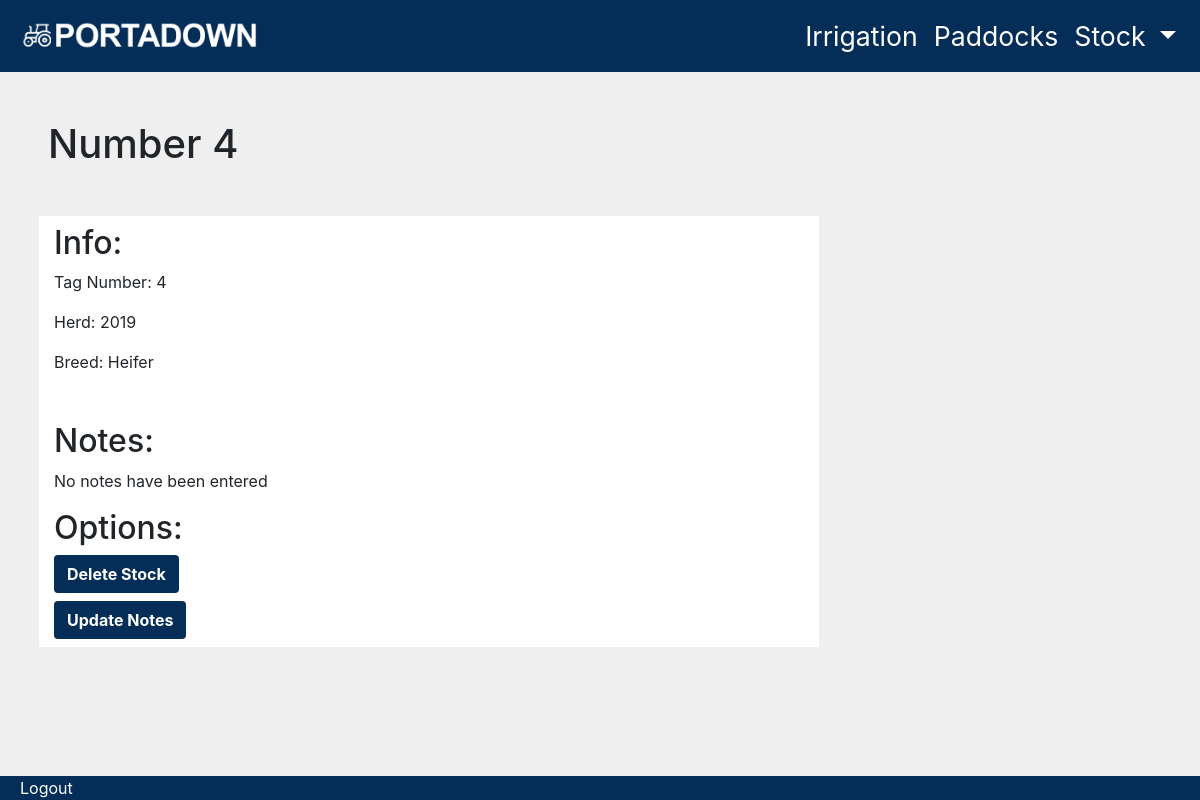
The page /portadown/managestock.php?stockID=8 (signed in) on the database its author committed.
### tables this page shows
CREATE TABLE `stock` (
  `stockID` int(5) NOT NULL,
  `tag_number` int(3) NOT NULL,
  `herdID` int(5) NOT NULL,
  `breedID` int(5) NOT NULL,
  `notes` varchar(500) NOT NULL COMMENT 'This allows the user to make notes on the individual cattle '
);

CREATE TABLE `herd` (
  `herdID` int(5) NOT NULL,
  `herd_year` char(4) NOT NULL
);

CREATE TABLE `breed` (
  `breedID` int(5) NOT NULL,
  `breed_name` varchar(25) NOT NULL
);

### portadown/managestock.php (the view, shortened to what this page needs)
<?php
include("dbconnect.php");
if (!isset($_GET['stockID'])) {
  header("Location: stock.php?error=error");
} else {
  $stockID = $_GET['stockID'];
}
$stockinfo_sql = "SELECT * FROM stock JOIN breed ON stock.breedID=breed.breedID JOIN herd ON stock.herdID=herd.herdID WHERE stockID = $stockID";
$stockinfo_qry = mysqli_query($dbconnect, $stockinfo_sql);
$stockinfo_aa = mysqli_fetch_assoc($stockinfo_qry);
$breed = $stockinfo_aa['breed_name'];
$herd = $stockinfo_aa['herd_year'];
$tag_number = $stockinfo_aa['tag_number'];
$notes = $stockinfo_aa['notes'];
if (empty($notes)) {
  $notes = "No notes have been entered";
}
?>
<!doctype html>
<html lang="en">
  <head>
    <link rel="stylesheet" href="https://stackpath.bootstrapcdn.com/bootstrap/4.1.3/css/bootstrap.min.css">
    <link rel="stylesheet" href="style.css">
  </head>
  <body>
    <?php include("navbar.php") ?>
      <h1 class="my-5 ml-lg-5 ml-md-3 mx-3">Number <?php echo $tag_number ?></h1>
      <div class="container row col-12 m-auto pb-5">
        <div class="col-lg-8 ml-4 bg-white">
          <h2 class="mt-2">Info:</h2>
          <p>Tag Number: <?php echo $tag_number ?></p>
          <p>Herd: <?php echo $herd ?></p>
          <p>Breed: <?php echo $breed ?></p>
          <br>
          <h2 class="mt-2">Notes:</h2>
          <p><?php echo $notes ?></p>
          <h2 class="mt-2">Options:</h2>
          <form action="deletestock.php" method="post">
            <button class="btn main-colour mb-2 font-weight-bold" onclick="return confirm('Are you sure you want to delete this animal? This action cannot be undone.')" style="color: white;" type="submit" name="button">Delete Stock</button>
          </form>
          <form action="updatenotes.php" method="post">
            <button class="btn main-colour mb-2 font-weight-bold" style="color: white;" type="submit" name="button">Update Notes</button>
          </form>
        </div>
      </div>
      <?php include("footer.php") ?>
  </body>
</html>

### portadown/style.css (style rules this page uses)
* { font-family: arial, !important; }
.main-colour { background-color: #042D57 }
.container { background-color: #EFEFEF }
body { background-color: #EFEFEF; }

### rows shown on the page
stock: tag_number "4", herdID.herd_year "2019", breedID.breed_name "Heifer"

### other values the page prints
$notes "No notes have been entered"
